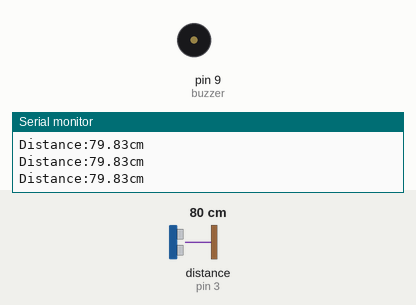
A sketch run on a simulated Arduino Uno, built with avr-gcc and run on an emulated ATmega328P. On the bench: buzzer (waves = sounding, pin HIGH), the last lines printed to the serial monitor. Wiring (inferred from the names in the program): ultrasonic range finder: trigger pin 2; echo pin 3. The test bench sets the inputs (shaded band); at power-on: distance to the obstacle (sensor on pin 3) 80 cm. The echo pulse lasts 58.3 µs per cm; the modem accepts every AT command (registered, SIM ready, sends succeed) and sends nothing else; pins used as bus, display or sensor lines are not drawn.

Above: at 10.2 s.
10.3 s: distance to the obstacle (sensor on pin 3) set to 56 cm
11.8 s: distance to the obstacle (sensor on pin 3) set to 47 cm
At 12.5 s:
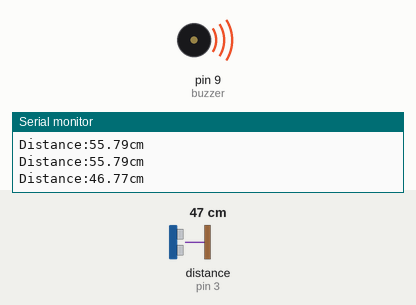
14.8 s: distance to the obstacle (sensor on pin 3) set to 60 cm
At 16.3 s:
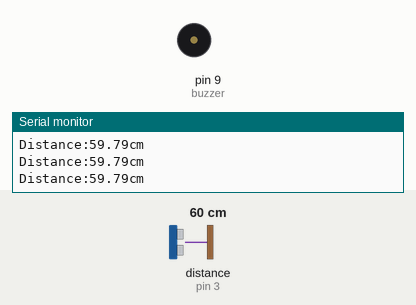
16.7 s: distance to the obstacle (sensor on pin 3) set to 27 cm
At 17.05 s:
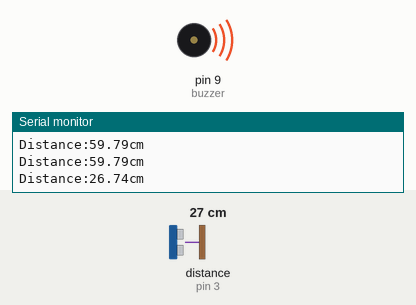
Timing chart, 0 to 20.7 s (numbered marks = the images above; inputs shaded):
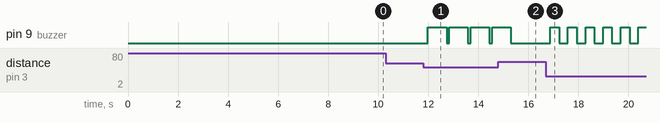

The sketch:

midterm.ino
```cpp
#include <SoftwareSerial.h>
SoftwareSerial mySerial(10, 11); // RX,TX
String nameUno = "DEREN UNO";
int password = 1412;
String uart = "9600,0,0";

const int trig = 2;
const int echo = 3;
const int buzzer = 9;

float duration,cm;

void setup() {
  pinMode(trig, OUTPUT);
  pinMode(echo, INPUT);
  pinMode(buzzer, OUTPUT);

  Serial.begin(9600);

  mySerial.begin(38400);
  delay(5000);
  mySerial.print("AT+NAME=");
  mySerial.println(nameUno);
  Serial.print("The name has been set: ");
  Serial.println(nameUno);
  delay(1000);
  mySerial.print("AT+PSWD=");
  mySerial.println(password);
  Serial.print("The password has been set: ");
  Serial.println(password);
  delay(1000);
  mySerial.print("AT+UART=");
  mySerial.println(uart);
  Serial.print("The baud rate has been set: ");
  Serial.println(uart);
  delay(2000);
  Serial.println("Process completed.");

}

void loop() {
  digitalWrite(trig, HIGH);
  delayMicroseconds(1000);
  digitalWrite(trig, LOW);
  duration = pulseIn(echo, HIGH);
  cm = (duration / 2) / 29.1;

 Serial.print("Distance:");
  Serial.print(cm);
  Serial.print("cm");
  delay(100);
  Serial.println();

  if (cm <= 10) {
    digitalWrite(buzzer, HIGH);
    delay(100);
    digitalWrite(buzzer, LOW);
    delay(90);
  }
  else if (cm <= 20) {
    digitalWrite(buzzer, HIGH);
    delay(200);
    digitalWrite(buzzer, LOW);
    delay(150);
  }
  else if (cm <= 30) {
    digitalWrite(buzzer, HIGH);
    delay(350);
    digitalWrite(buzzer, LOW);
    delay(250);
  }
  else if (cm <= 40) {
    digitalWrite(buzzer, HIGH);
    delay(500);
    digitalWrite(buzzer, LOW);
    delay(450);
  }
  else if (cm <= 50) {
    digitalWrite(buzzer, HIGH);
    delay(750);
    digitalWrite(buzzer, LOW);
  }
  else {

  }
}
```

Measured:
- the behaviour switches between 51 and 50 cm on distance to the obstacle (sensor on pin 3) (found by bisection; images 0 and 1)
- after the input at 11.8 s, pin 9 (buzzer): alternates HIGH for 0.75 s and LOW for 0.10 s, starting after 0.18 s
- after the input at 14.8 s, pin 9 (buzzer): goes on until 15.3 s, then stays LOW
- after the input at 16.7 s, pin 9 (buzzer): alternates HIGH for 0.35 s and LOW for 0.35 s, starting after 0.18 s
